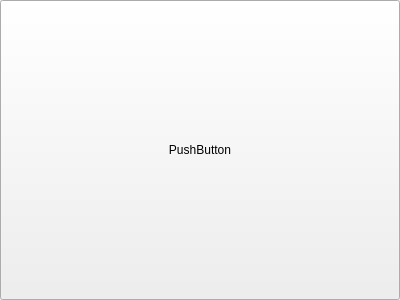
<?xml version="1.0" encoding="UTF-8"?>
<ui version="4.0">
 <class>RegisterButton</class>
 <widget class="QWidget" name="RegisterButton">
  <property name="geometry">
   <rect>
    <x>0</x>
    <y>0</y>
    <width>400</width>
    <height>300</height>
   </rect>
  </property>
  <property name="minimumSize">
   <size>
    <width>20</width>
    <height>20</height>
   </size>
  </property>
  <property name="windowTitle">
   <string>Form</string>
  </property>
  <layout class="QGridLayout" name="gridLayout">
   <property name="margin">
    <number>0</number>
   </property>
   <item row="0" column="0">
    <widget class="QPushButton" name="pushButton">
     <property name="sizePolicy">
      <sizepolicy hsizetype="Preferred" vsizetype="Preferred">
       <horstretch>0</horstretch>
       <verstretch>0</verstretch>
      </sizepolicy>
     </property>
     <property name="text">
      <string>PushButton</string>
     </property>
    </widget>
   </item>
  </layout>
 </widget>
 <resources/>
 <connections/>
</ui>
